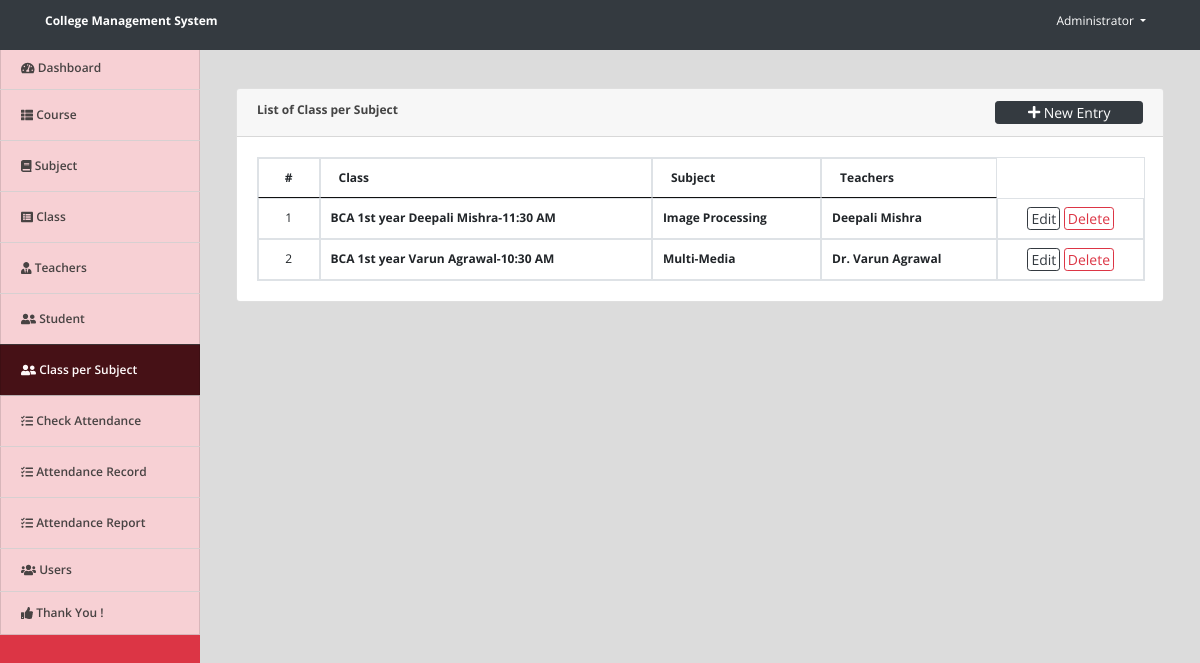
Screenshot of /index.php?page=class_subject (signed in) with the database file from the repository.
### tables this page shows
CREATE TABLE `class_subject` (
  `id` int(30) NOT NULL,
  `class_id` int(30) NOT NULL,
  `subject_id` int(30) NOT NULL,
  `faculty_id` int(30) NOT NULL,
  `student_ids` text NOT NULL,
  `date_created` datetime NOT NULL DEFAULT CURRENT_TIMESTAMP
);

CREATE TABLE `subjects` (
  `id` int(30) NOT NULL,
  `subject` varchar(100) NOT NULL,
  `description` text NOT NULL,
  `date_created` datetime NOT NULL DEFAULT CURRENT_TIMESTAMP
);

CREATE TABLE `faculty` (
  `id` int(30) NOT NULL,
  `id_no` varchar(50) NOT NULL,
  `name` text NOT NULL,
  `email` varchar(200) NOT NULL,
  `contact` varchar(50) NOT NULL,
  `address` text NOT NULL,
  `date_created` datetime NOT NULL DEFAULT CURRENT_TIMESTAMP
);

### class_subject.php (the view, shortened to what this page needs)
<?php include('db_connect.php');?>
<div class="container-fluid">
	<div class="col-lg-12">
		<div class="row">
			<div class="col-md-12">
				<div class="card">
					<div class="card-header">
						<b>List of Class per Subject</b>
						<span class="float:right"><a class="btn btn-dark btn-block btn-sm col-sm-2 float-right" href="javascript:void(0)" id="new_class_subject">
					<i class="fa fa-plus"></i> New Entry
				</a></span>
					</div>
					<div class="card-body">
						<table class="table table-condensed table-bordered table-hover">
							<thead>
								<tr>
									<th class="text-center">#</th>
									<th class="">Class</th>
									<th class="">Subject</th>
									<th class="">Teachers</th>
								</tr>
							</thead>
							<tbody>
								<?php
								$i = 1;
								$class_subject = $conn->query("SELECT cs.*,concat(co.course,' ',c.level,'-',c.section) as `class`,s.subject,f.name as fname FROM class_subject cs inner join `class` c on c.id = cs.class_id inner join courses co on co.id = c.course_id inner join faculty f on f.id = cs.faculty_id inner join subjects s on s.id = cs.subject_id order by concat(co.course,' ',c.level,'-',c.section) asc");
								while($row=$class_subject->fetch_assoc()):
								?>
								<tr>
									<td class="text-center"><?php echo $i++ ?></td>
									<td>
										<p> <b><?php echo $row['class'] ?></b></p>
									</td>
									<td class="">
										 <p> <b><?php echo $row['subject'] ?></b></p>
									</td>
									<td class="">
										 <p> <b><?php echo $row['fname'] ?></b></p>
									</td>
									<td class="text-center">
										<button class="btn btn-sm btn-outline-dark edit_class_subject" type="button" data-id="<?php echo $row['id'] ?>" >Edit</button>
										<button class="btn btn-sm btn-outline-danger delete_class_subject" type="button" data-id="<?php echo $row['id'] ?>">Delete</button>
									</td>
								</tr>
								<?php endwhile; ?>
							</tbody>
						</table>
					</div>
				</div>
			</div>
		</div>
	</div>
</div>

### assets/css/style.css (style rules this page uses)
body { font-family: "Open Sans", sans-serif; color: #444444; width: 100%; height: calc(100%); font-size: 12px; }
a { color: #1977cc; }
.btn-sm { padding: .0001rem .2rem; }

### index.php (style rules this page uses)
body { background: #80808045; }

### class_subject.php (style rules this page uses)
td { vertical-align: middle !important; }
td p { margin: unset }

### rows the page displays
class_subject: class "BCA 1st year Deepali Mishra-11:30 AM", subject.subject "Image Processing", faculty.name "Deepali Mishra"
class_subject: class "BCA 1st year Varun Agrawal-10:30 AM", subject.subject "Multi-Media", faculty.name "Dr. Varun Agrawal"

### other values shown
$_SESSION['login_name'] "Administrator"
